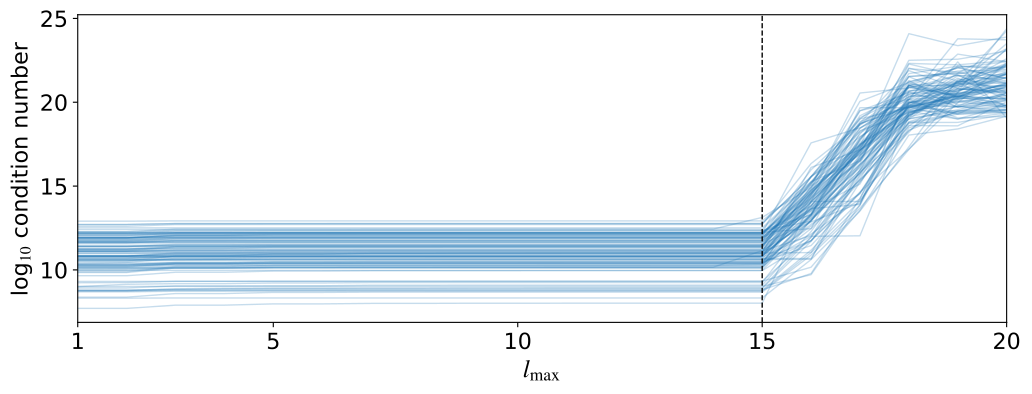

Generate this figure with Python:
import numpy as np
import matplotlib.pyplot as plt
from starry_process import StarryProcess, gauss2beta
import theano
import theano.tensor as tt
from tqdm import tqdm
import os

# Compile the function to get the covariance matrix
r = tt.dscalar()
a = tt.dscalar()
b = tt.dscalar()
c = tt.dscalar()
n = tt.dscalar()
get_cov = theano.function(
    [r, a, b, c, n],
    StarryProcess(
        ydeg=20, epsy=1e-12, epsy15=0, r=r, a=a, b=b, c=c, n=n
    ).cov_ylm,
)

# Plot the condition number for 100 prior samples
C = lambda cov, l: np.linalg.cond(cov[: (l + 1) ** 2, : (l + 1) ** 2])
ls = np.arange(1, 21)
nsamples = 100

fig, ax = plt.subplots(1)
np.random.seed(0)
for j in tqdm(range(nsamples), disable=bool(int(os.getenv("NOTQDM", "0")))):
    r = np.random.uniform(10, 45)
    c = np.random.random()
    n = np.random.uniform(1, 50)
    mu = np.random.uniform(0, 85)
    sigma = np.random.uniform(5, 40)
    cov = get_cov(r, *gauss2beta(mu, sigma), c, n)
    logC = np.log10([C(cov, l) for l in ls])
    ax.plot(ls, logC, color="C0", lw=1, alpha=0.25)

ax.axvline(15, color="k", lw=1, ls="--")
ax.set_xticks([1, 5, 10, 15, 20])
ax.set_xlabel(r"$l_\mathrm{max}$", fontsize=18)
ax.set_ylabel(r"log$_{10}$ condition number")

# We're done!
fig.savefig(
    os.path.abspath(__file__).replace(".py", ".pdf"), bbox_inches="tight"
)
